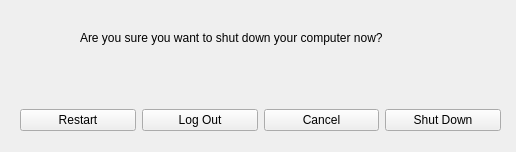
<?xml version="1.0" encoding="UTF-8"?>
<ui version="4.0">
 <class>MainWindow</class>
 <widget class="QMainWindow" name="MainWindow">
  <property name="windowModality">
   <enum>Qt::NonModal</enum>
  </property>
  <property name="geometry">
   <rect>
    <x>0</x>
    <y>0</y>
    <width>516</width>
    <height>152</height>
   </rect>
  </property>
  <property name="sizePolicy">
   <sizepolicy hsizetype="Fixed" vsizetype="Fixed">
    <horstretch>0</horstretch>
    <verstretch>0</verstretch>
   </sizepolicy>
  </property>
  <property name="windowTitle">
   <string>Shut Down</string>
  </property>
  <property name="unifiedTitleAndToolBarOnMac">
   <bool>false</bool>
  </property>
  <widget class="QWidget" name="centralwidget">
   <widget class="QWidget" name="horizontalLayoutWidget">
    <property name="geometry">
     <rect>
      <x>20</x>
      <y>100</y>
      <width>481</width>
      <height>41</height>
     </rect>
    </property>
    <layout class="QHBoxLayout" name="horizontalLayout">
     <item>
      <widget class="QPushButton" name="restartButton">
       <property name="text">
        <string>Restart</string>
       </property>
      </widget>
     </item>
     <item>
      <widget class="QPushButton" name="logoutButton">
       <property name="text">
        <string>Log Out</string>
       </property>
      </widget>
     </item>
     <item>
      <widget class="QPushButton" name="cancelButton">
       <property name="text">
        <string>Cancel</string>
       </property>
       <property name="shortcut">
        <string>Esc</string>
       </property>
       <property name="autoDefault">
        <bool>false</bool>
       </property>
       <property name="default">
        <bool>false</bool>
       </property>
      </widget>
     </item>
     <item>
      <widget class="QPushButton" name="shutdownButton">
       <property name="text">
        <string>Shut Down</string>
       </property>
       <property name="default">
        <bool>false</bool>
       </property>
      </widget>
     </item>
    </layout>
   </widget>
   <widget class="QLabel" name="label">
    <property name="geometry">
     <rect>
      <x>80</x>
      <y>30</y>
      <width>401</width>
      <height>16</height>
     </rect>
    </property>
    <property name="text">
     <string>Are you sure you want to shut down your computer now?</string>
    </property>
   </widget>
   <widget class="QLabel" name="iconLabel">
    <property name="geometry">
     <rect>
      <x>20</x>
      <y>10</y>
      <width>51</width>
      <height>51</height>
     </rect>
    </property>
    <property name="text">
     <string/>
    </property>
   </widget>
  </widget>
  <action name="actionLog_out">
   <property name="text">
    <string>Log out</string>
   </property>
  </action>
 </widget>
 <resources/>
 <connections>
  <connection>
   <sender>cancelButton</sender>
   <signal>clicked()</signal>
   <receiver>MainWindow</receiver>
   <slot>close()</slot>
   <hints>
    <hint type="sourcelabel">
     <x>454</x>
     <y>139</y>
    </hint>
    <hint type="destinationlabel">
     <x>251</x>
     <y>92</y>
    </hint>
   </hints>
  </connection>
 </connections>
</ui>
